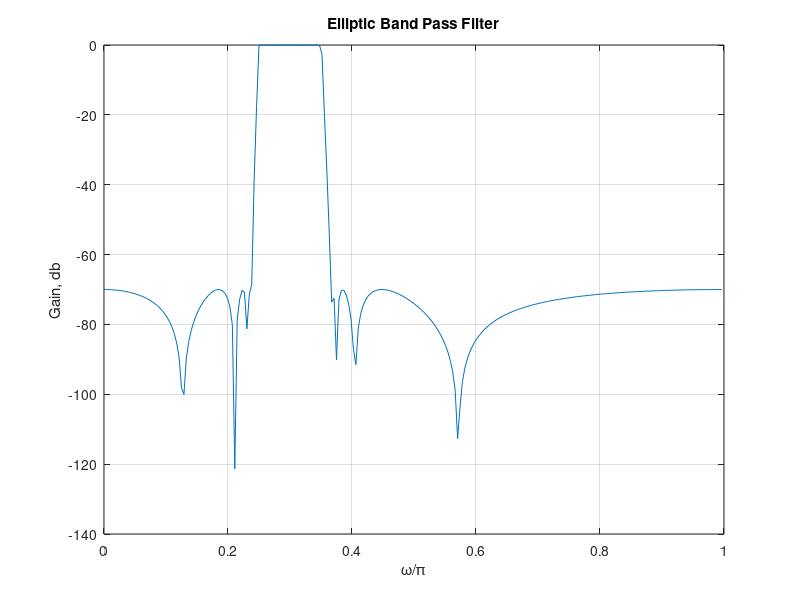

MATLAB code to generate this figure:
%elliptic bandpass filter
clc; 
clear;
fp=[200 280];
fs=[160 300];
rp=0.1;
rs=70;
ft=1600;
wp=(2.*fp)./ft;
ws=(2.*fs)./ft;
[N,Wn]=ellipord(wp,ws,rp,rs) %#ok
fprintf('N(BPF)= %d\n',2*N);
[b,a]=ellip(N,rp,rs,Wn);
[h,omega]=freqz(b,a,256);
plot(omega/pi,20*log10(abs(h))); grid on;box on;
xlabel('\omega/\pi'),ylabel('Gain, db');
title('Elliptic Band Pass Filter');
